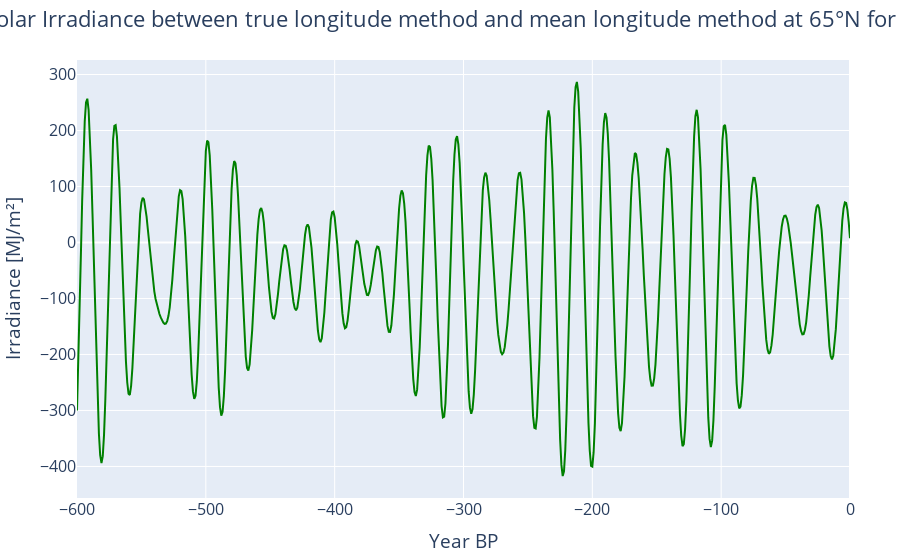

Notebook code cell kept with this figure:
### Markdown cell above
---
## 2. Comparaison entre les deux méthodes
---

### Code cell
### Figures ###
IRR_diff = IRR_trl - IRR_cal
p1 = plot(-600:1:0, IRR_diff, line = attr(color="green"), Layout(xaxis_title = "Year BP", yaxis_title ="Irradiance [MJ/m²]", 
                    title = attr(text ="Difference in Solar Irradiance between true longitude method and mean longitude method at 65°N for the last 600 ka", y=0.98,x=0.5,xanchor= "center",yanchor= "top"), font =attr(size = 16)))

### Figure 1 — Plotly figure (JSON) as saved in the notebook; plotly's stock layout.template omitted (floating-point values rounded to 4 significant figures; data arrays with more than 128 entries replaced by an {"elided": "..."} marker saying what was removed)
{"data": [{"line": {"color": "green"}, "type": "scatter", "x": {"elided": "601 int values"}, "y": {"elided": "601 float values"}}], "layout": {"font": {"size": 16}, "margin": {"b": 50, "l": 50, "r": 50, "t": 60}, "title": {"text": "Difference in Solar Irradiance between true longitude method and mean longitude method at 65°N for the last 600 ka", "x": 0.5, "xanchor": "center", "y": 0.98, "yanchor": "top"}, "xaxis": {"title": {"text": "Year BP"}}, "yaxis": {"title": {"text": "Irradiance [MJ/m²]"}}}}
